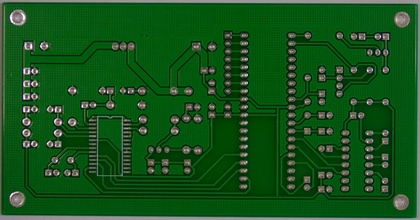
%> input picture 01.JPG, 420 x 220 px, shrunk from 3034 x 1586 before the run
$ octave threshold.m   (GNU Octave 9; MATLAB toolbox functions it lacks are replaced by stand-ins)
%> lines starting %> are read from the running program, lines starting %| are printed output that depends on the picture; in (x1, y1, x2, y2) boxes, pixels count from 0 and x2, y2 are one past the last pixel; in counts of white or black regions, pixels touching at a corner belong together; the program's own positions count from 1
% thresholding
% can't use ; - ;
clear all; close all; clc;
warning off;

img = rgb2gray(imread('01.JPG'));
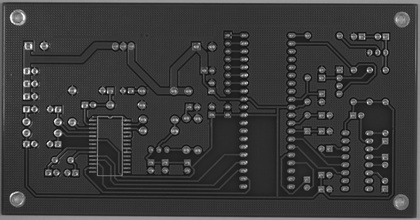
%> img: size 220x420 uint8; min 9, max 252, mean 58.5
thvalue = 95;
    [m,n] = size(img);
%> m = 220; n = 420
    img = medfilt2(img);
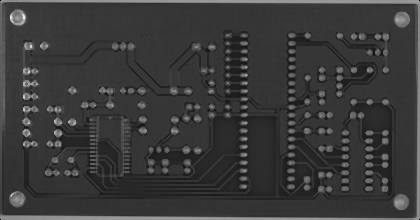
%> img: size 220x420 uint8; min 0, max 237, mean 57.9
    result = zeros(m,n);
    for i = 1 : m
        for j = 1 : n
            if img(i,j) <= thvalue
                result(i,j) = 0;
            else
                result(i,j) = 1;
            end
        end
    end
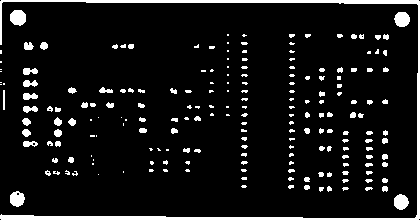
%> result: size 220x420 double; values 0 (black) and 1 (white), 8.5% white; 201 white regions (109 under 20 px), largest, box (x1, y1, x2, y2) and area: (0, 0, 420, 220) 3257, (10, 10, 26, 26) 206, (394, 12, 410, 27) 190

    sw = strel('disk',1);
    result = imdilate(result,sw);
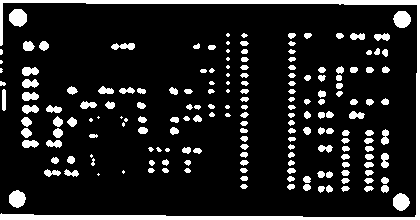
%> result: size 220x420 double; values 0 (black) and 1 (white), 13.4% white; 182 white regions (25 under 20 px), largest, box (x1, y1, x2, y2) and area: (0, 0, 420, 220) 4346, (9, 9, 27, 27) 253, (393, 11, 411, 28) 236
    result = imfill(result,'holes');
    se = strel('disk',6);
    result = imerode(result,se);
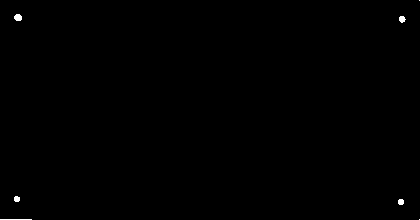
%> result: size 220x420 double; values 0 (black) and 1 (white), 0.19% white; 7 white regions (2 under 20 px), largest, box (x1, y1, x2, y2) and area: (14, 14, 22, 21) 46, (399, 16, 406, 23) 36, (398, 199, 404, 205) 32, (0, 219, 32, 220) 32, (14, 196, 20, 202) 31
    result = imfill(result,'holes');


    figure
    imshow(result);

$ run again, with 10_open_circuit_02.jpg copied over 01.JPG
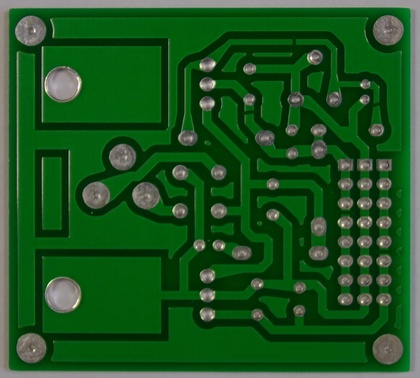
%> input picture 10_open_circuit_02.jpg, 420 x 378 px, shrunk from 2240 x 2016 before the run
%> after the loop `for i = 1 : m`:
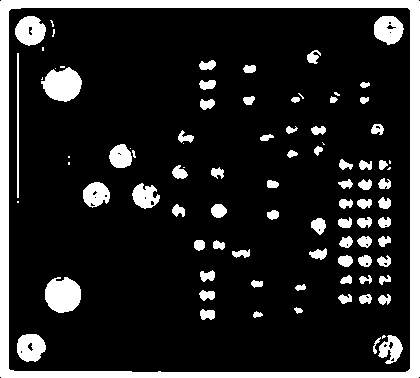
%> result: size 378x420 double; values 0 (black) and 1 (white), 15.7% white; 90 white regions (19 under 20 px), largest, box (x1, y1, x2, y2) and area: (0, 0, 420, 378) 12949, (45, 277, 81, 313) 1019, (41, 67, 82, 102) 1003
%> `result = imdilate(result,sw);`:
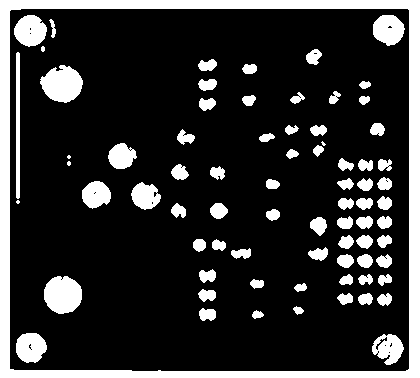
%> result: size 378x420 double; values 0 (black) and 1 (white), 19% white; 76 white regions (4 under 20 px), largest, box (x1, y1, x2, y2) and area: (0, 0, 420, 378) 14468, (40, 65, 83, 103) 1153, (44, 276, 82, 314) 1138
